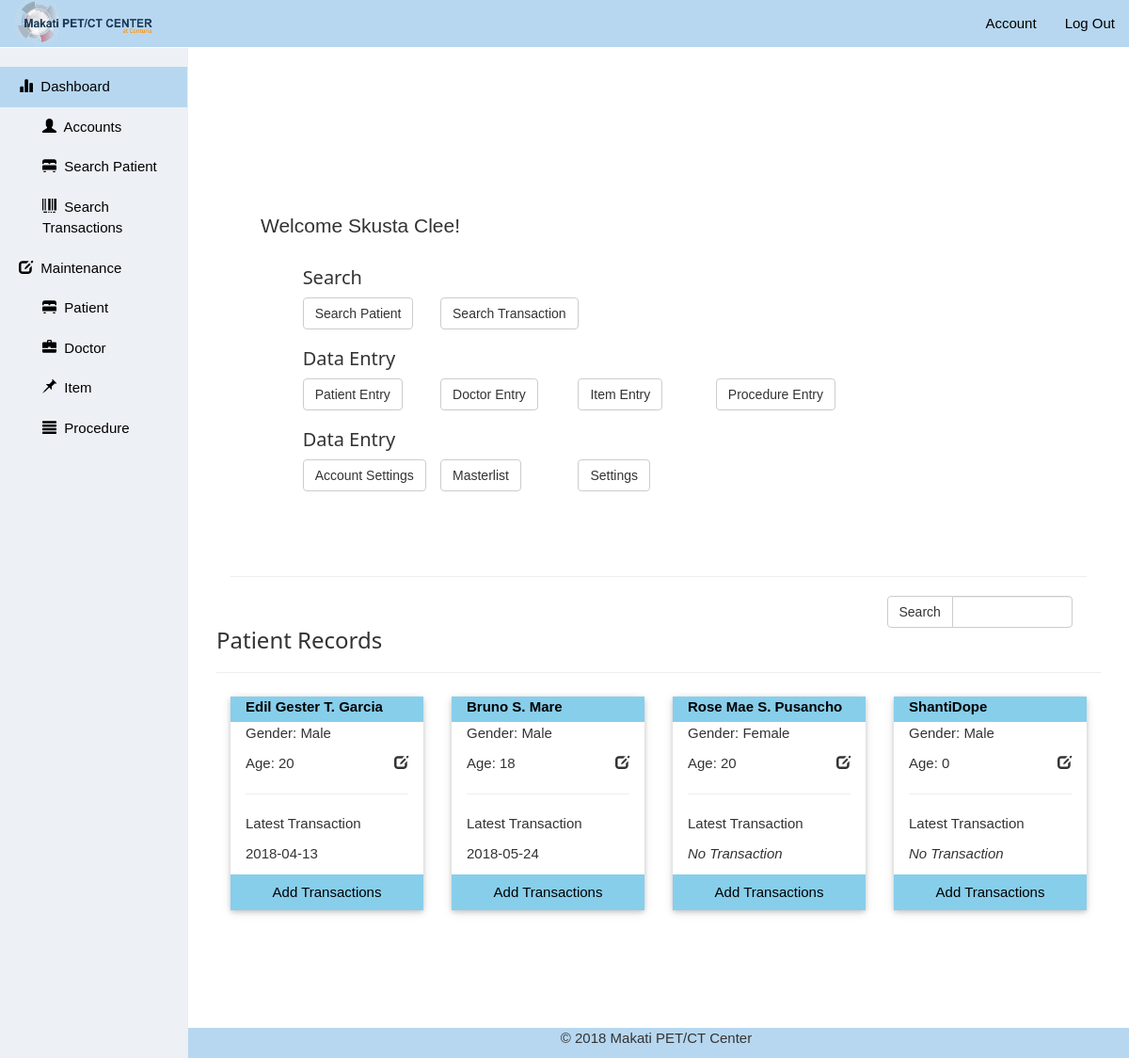
The page /views/admin/ (signed in) on the database as committed earlier.
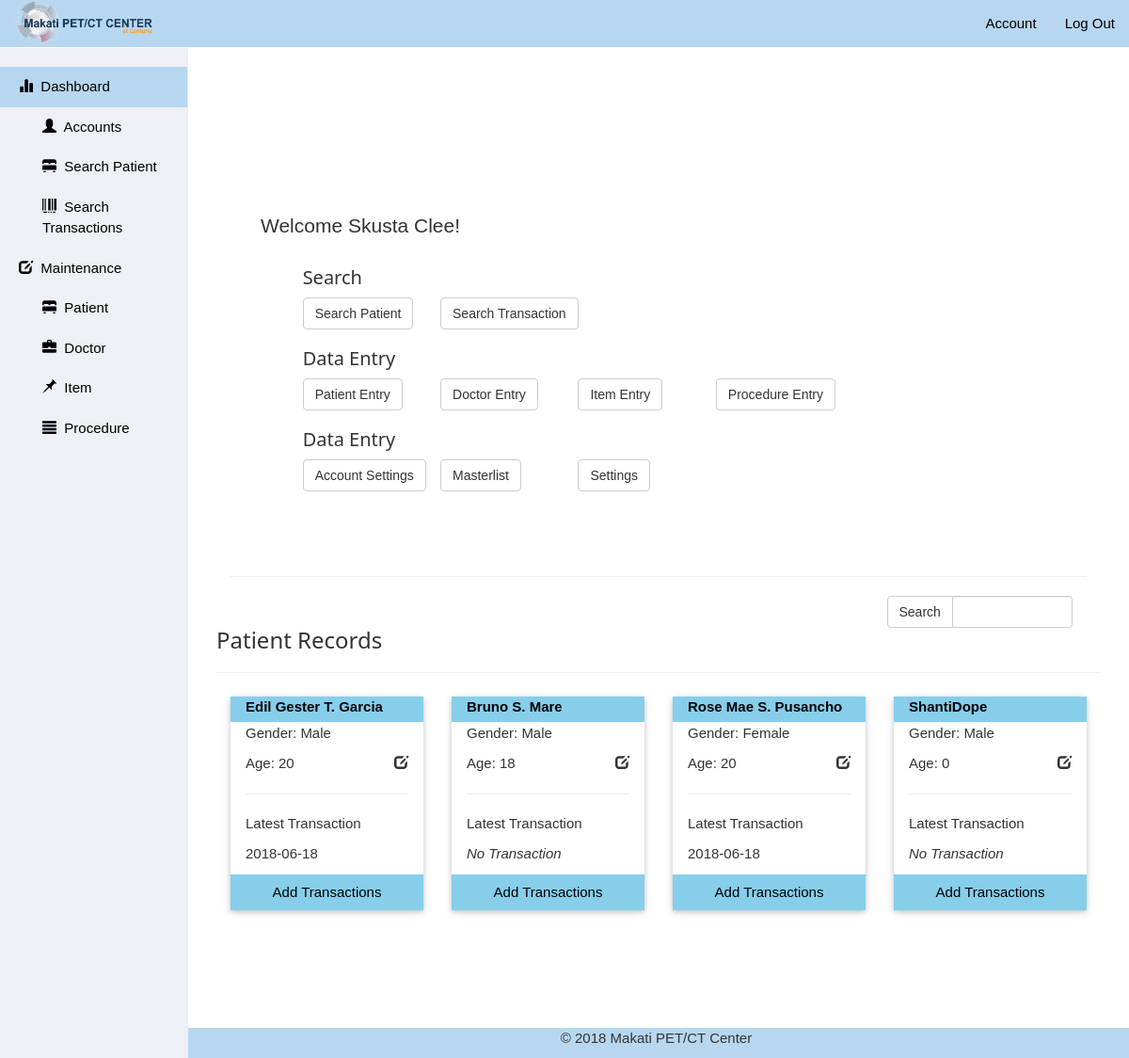
The same page on the database as committed later.
### tables this page shows
CREATE TABLE `tbl_patient` (
  `patient_id` varchar(11) NOT NULL,
  `patient_name` varchar(45) NOT NULL,
  `patient_gender` varchar(6) NOT NULL,
  `patient_date_of_birth` date NOT NULL,
  `patient_address` varchar(50) NOT NULL,
  `patient_status` tinyint(1) NOT NULL DEFAULT '1' COMMENT '1=Active, 2=Deleted'
);

CREATE TABLE `tbl_invoice` (
  `invoice_id` varchar(11) NOT NULL,
  `invoice_date` date NOT NULL,
  `patient_id_fk` varchar(11) NOT NULL,
  `user_id_fk` varchar(11) DEFAULT NULL,
  `invoice_status` tinyint(1) NOT NULL DEFAULT '1' COMMENT '1 = Active, 2 = Deleted',
  `invoice_type` varchar(9) NOT NULL
);

### views/admin/index.php (the view, shortened to what the changed rows need)
<!DOCTYPE html>
<html>
  <head>
    <link rel="stylesheet" type="text/css" href="./../../css/bootstrap.min.css">
    <link rel="stylesheet" href="./../../css/w3.css">
    <link rel="stylesheet" type="text/css" href="./../../css/dashboard.css">
  </head>
  <body>
    <div class="container-fluid">
      <main class="row">
        <div class="col-sm-9 col-sm-offset-3 col-md-10 col-md-offset-2" style="overflow-y:auto; height:100vh; padding-top:20vh;">
            <div class="container-fluid">
              <div class="row">
                <div class="col-sm-12 col-md-12">
                  <div id="parent_filter" style="overflow-y:auto; height:400px;">
                    <?php
                      require('./../../controller/db_connect.php');
                      $preparedStmt = "SELECT * FROM `tbl_patient`";
                      $stmt = $connection->prepare($preparedStmt);
                      $stmt->execute();
                      while ($row = $stmt->fetch(PDO::FETCH_ASSOC))
                      {
                        $patient_date_of_birth = $row['patient_date_of_birth'];
                        $year = (explode("-",$patient_date_of_birth));
                        $patient_age = (date("md", date("U", mktime(0, 0, 0, $year[1], $year[2], $year[0]))) > date("md")
                          ? ((date("Y") - $year[0]) - 1)
                          : (date("Y") - $year[0]));
                    ?>
                    <div class="col-lg-3 col-md-3 col-sm-3 col-xs-12 mn-card <?php echo( ' '.strtoupper($row['patient_name']).
                      ' '.strtoupper($row['patient_gender']).' '.strtoupper($patient_age));?>">
                      <div class="w3-card-2">
                        <header class="w3-container w3-light-blue">
                          <label><?php echo $row['patient_name']; ?></label>
                        </header>
                        <div class="w3-container">
                          <p>Gender: <?php echo $row['patient_gender']; ?></p>
                          <p>Age:
                            <?php
                              echo $patient_age;
                              $preparedStmt2 = "SELECT invoice_date, invoice_id FROM tbl_invoice WHERE patient_id_fk ='".$row['patient_id']."' ORDER BY invoice_date DESC";
                              $stmt2 = $connection->prepare($preparedStmt2);
                              $stmt2->execute();
                              $row2 = $stmt2->fetch(PDO::FETCH_ASSOC);
                             ?>
                          <a href="patientprofile.php?patient_id=<?php echo $row['patient_id'];?>&invoice_id=<?php echo $row2['invoice_id'];?>" class="pull-right"><span class="glyphicon glyphicon-edit" aria-hidden="true"></span></a></p>
                          <hr>
                          <p>Latest Transaction</p>
                            <?php
                            if(isset($row2['invoice_date']))
                              echo("<p>".$row2['invoice_date']."</p>");
                            else
                              echo("<p><i> No Transaction</i></p>");
                            ?>
                        </div>
                        <button class="w3-button w3-block w3-light-blue patient_transac_btn" id="<?php echo ($row['patient_id']."/".$row['patient_name']);?>" data-target="#transaction">Add Transactions</button>
                      </div>
                    </div>
                  <?php }?>
                  </div>
                </div>
              </div>
            </div>
          </div>
      </main>
    </div>
  </body>
</html>

Rows that differ between the two databases and show on the page:
changed tbl_patient "Edil Gester T. Garcia": tbl_invoice.invoice_date "2018-04-13" → "2018-06-18"
shown differently, row unchanged: tbl_patient "Bruno S. Mare": tbl_invoice.invoice_date "2018-05-24" → (not shown); now shows "No Transaction"
shown differently, row unchanged: tbl_patient "Rose Mae S. Pusancho": tbl_invoice.invoice_date (not shown) → "2018-06-18"; no longer shows "No Transaction"
